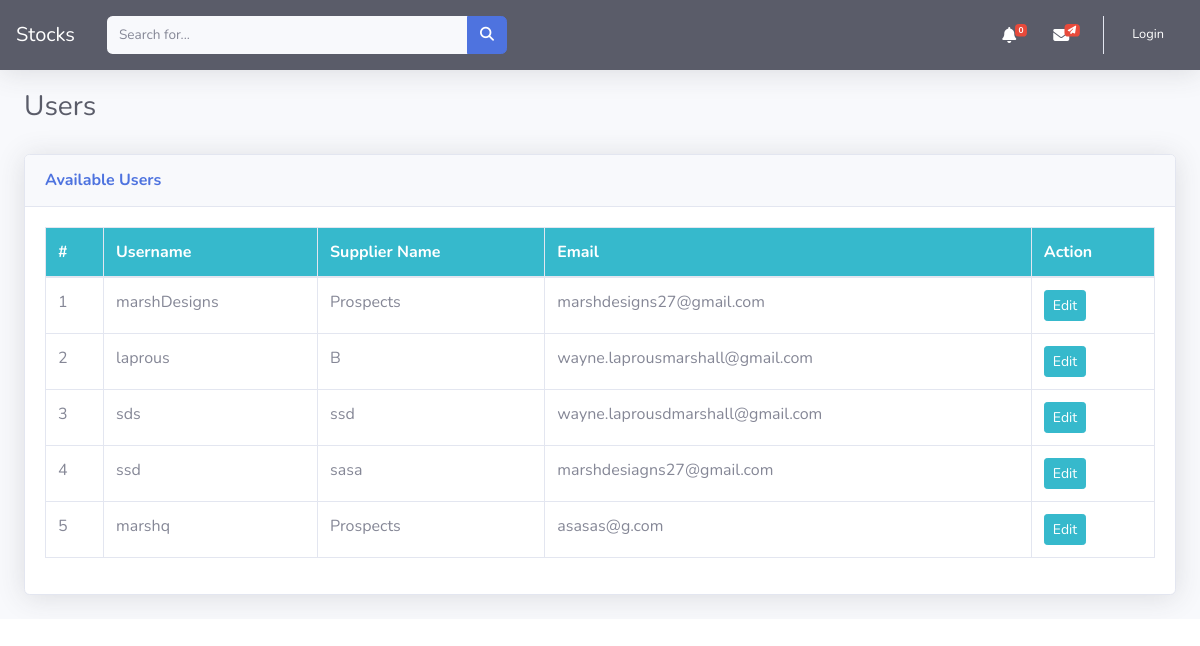
Before: /customers/ with the older database file.
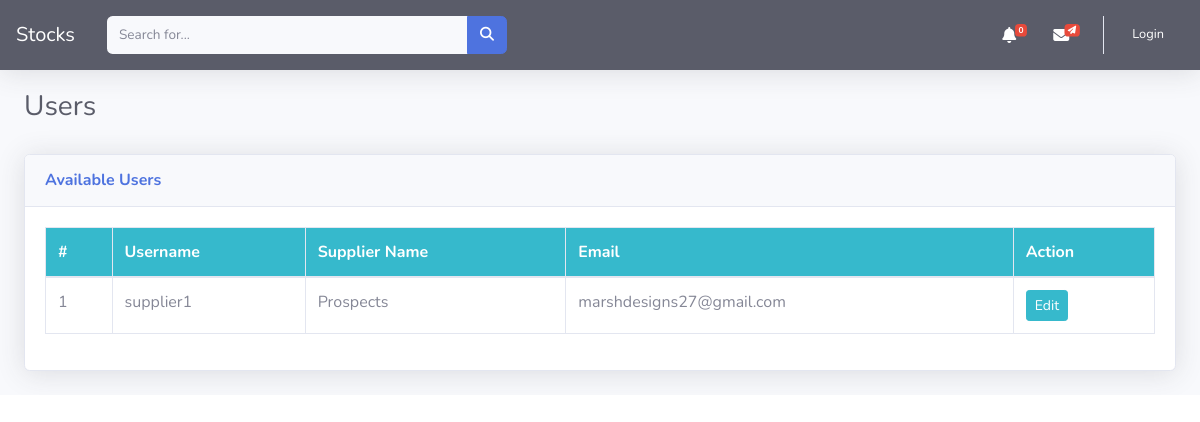
After: the same page with the newer database file.
### dashboard/models.py (models this page shows, shortened)
class Vendor(User):
    created_at = models.DateTimeField(auto_now_add=True)
    image = models.ImageField(upload_to='uploads/',blank=True, null= True)
    thumbnail = models.ImageField(upload_to='uploads/', blank=True, null=True)

### dashboard/views.py (the view)
# urls.py: path("customers/", CustomersView.as_view(), name="customers"),
class CustomersView(TemplateView):
    template_name = 'skeleton/customer_list.html'
    def get_context_data(self, **kwargs):
        context = super().get_context_data(**kwargs)
        customers = Vendor.objects.all()
        context['customers'] = customers
        return context

### dashboard/context_processors.py (called while the page is built)
def notifications(request):
    allnotifications = BroadcastNotification.objects.all()
    return {'notifications': allnotifications}

def cart(request):
    return {'cart': Cart(request)}

### templates/skeleton/customer_list.html (shortened to what this page needs)
{% extends 'body/base.html' %}
{% block content %}
<div class="container-fluid">
    <div class="d-sm-flex align-items-center justify-content-between mb-4">
        <h1 class="h3 mb-0 text-gray-800" style='margin-top:20px;'>Users</h1>
    </div>
    <div class="card shadow mb-4" style='margin-top:30px;'>
        <div class="card-header py-3">
            <h6 class="m-0 font-weight-bold text-primary">Available Users</h6>
        </div>
        <div class="card-body">
            <div class="table-responsive">
                <table class="table table-bordered" id="dataTable" width="100%" cellspacing="0">
                    <thead class='bg-info'>
                        <tr class="text-white">
                            <th scope="col">#</th>
                            <th scope="col">Username</th>
                            <th scope="col">Supplier Name</th>
                            <th scope="col">Email</th>
                            <th scope="col">Action</th>
                        </tr>
                    </thead>
                    <tbody>
                        {% for p  in customers  %}
                        <tr>
                            <td>{{forloop.counter}}</td>
                            <td>{{ p.username }}</td>
                            <td>{{ p.first_name }}</td>
                            <td>{{ p.email }}</td>
                            <td>
                                <a class="btn btn-info btn-sm" href="{% url 'update-user' p.id %}">Edit</a>
                            </td>
                        </tr>
                        {% endfor %}
                    </tbody>
                </table>
            </div>
        </div>
    </div>
</div>
{% endblock  %}

### templates/body/base.html (shortened to what this page needs)
{% load static %}
<!DOCTYPE html>
<html lang="en">
  <head>
    <link rel="stylesheet" href="{% static '/sb-admin-2.min.css' %}">
    <link rel="stylesheet" href="{% static '/style.css' %}">
  </head>
  <body id='top'>
    <div id='wrapper'>
      <div id='content-wrapper' class='d-flex flex-column'>
        <div id='content'>
          {% include 'body/header.html' %}
          {% block content %}{% endblock content %}
        </div>
      </div>
    </div>
  </body>
</html>

### templates/body/header.html (shortened to what this page needs)
{% load crispy_forms_tags %}
<header class='topbar' data-navbarbg='skin5'>
<nav class="navbar navbar-expand navbar-dark bg-dark topbar mb-4 static-top shadow">
    <a class="navbar-brand text-white" href="{% url 'index' %}">Stocks</a>
    <form
        class="d-none d-sm-inline-block form-inline mr-auto ml-md-3 my-2 my-md-0 mw-100 navbar-search">
        <div class="input-group">
            <input type="text" class="form-control bg-light border-0 small" placeholder="Search for..."
                aria-label="Search" aria-describedby="basic-addon2">
            <div class="input-group-append">
                <button class="btn btn-primary" type="button">
                    <i class="fas fa-search fa-sm"></i>
                </button>
            </div>
        </div>
    </form>
    <ul class="navbar-nav ml-auto">
        <li class="nav-item dropdown no-arrow mx-1">
            <a class="nav-link dropdown-toggle text-white" href="#" id="alertsDropdown" role="button"
                data-toggle="dropdown" aria-haspopup="true" aria-expanded="false" id='navbarDropdown'>
                <i class="fas fa-bell fa-fw"></i>
                <span class="badge badge-danger badge-counter" id='notification-badge'>0</span>
            </a>
        </li>
        {% if request.user.vendor %}
        <div></div>
        {% else %}
        <li class="nav-item dropdown no-arrow mx-1">
            <a class="nav-link dropdown-toggle text-white" href="#" id="alertsDropdown" role="button"
                data-toggle="dropdown" aria-haspopup="true" aria-expanded="false" id='navbarDropdown'>
                <i class="fas fa-envelope fa-fw"></i>
                <span class="badge badge-danger badge-counter" id='notification-badge'><i class='fas fa-paper-plane'></i></span>
            </a>
        </li>
        {% endif %}
        {% if user.is_authenticated %}
        <li class="nav-item no-arrow">
            <a class="nav-link text-white" href="{% url 'my_cart' %}" role="button" aria-haspopup="true" aria-expanded="false">
                <i class="fas fa-shopping-cart fa-fw"></i>
                <span class="badge badge-danger badge-counter" id='notification-badge'>{% if cart %}{{cart|length}}{% endif %}</span>
            </a>
        </li>
        <li class="nav-item  no-arrow">
            <a class="nav-link text-white" href="{% url 'logout' %}"  role="button" aria-haspopup="true" aria-expanded="false">
                <span class="mr-2 d-none d-lg-inline text-white small">Logout</span>
            </a>
        </li>
        {% else %}
        <li class="nav-item  no-arrow">
            <a class="nav-link text-white" href="{% url 'login' %}"  role="button" aria-haspopup="true" aria-expanded="false">
                <span class="mr-2 d-none d-lg-inline text-white small">Login</span>
            </a>
        </li>
        {% endif %}
    </ul>
</nav>
</header>

Changed rows visible on the page:
removed Vendor: username "marshDesigns", first_name "Prospects", email "marshdesigns27@gmail.com"
removed Vendor: username "laprous", first_name "B", email "wayne.laprousmarshall@gmail.com"
removed Vendor: username "sds", first_name "ssd", email "wayne.laprousdmarshall@gmail.com"
removed Vendor: username "ssd", first_name "sasa", email "marshdesiagns27@gmail.com"
removed Vendor: username "marshq", first_name "Prospects", email "asasas@g.com"
added Vendor: username "supplier1", first_name "Prospects", email "marshdesigns27@gmail.com"
